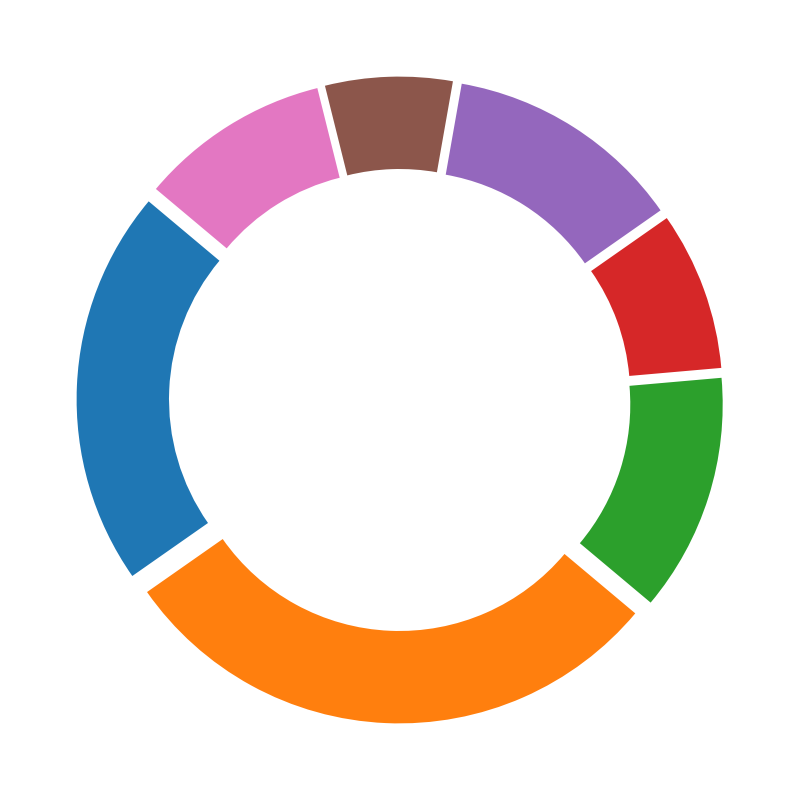

The script that drew this image:
import matplotlib.pyplot as plt
import numpy as np

# Original data series
percentages = [25, 35, 15, 10, 15]
# Add additional made-up data series
added_percentages = [8, 12]
# Overall percentages now become
percentages = percentages + added_percentages

# Original colors
colors = ['#1f77b4', '#ff7f0e', '#2ca02c', '#d62728', '#9467bd']
# Add colors for new segments
added_colors = ['#8c564b', '#e377c2']
# Overall color list
colors = colors + added_colors

fig, ax = plt.subplots(figsize=(8, 8), subplot_kw=dict(aspect="equal"))

# Note: updating explode to match the total number of wedges
wedges, _ = ax.pie(percentages, startangle=140, colors=colors, pctdistance=0.85,
                   wedgeprops=dict(width=0.3), explode=(0.05, 0.05, 0.05, 0.05, 0.05, 0.05, 0.05))

centre_circle = plt.Circle((0, 0), 0.70, fc='white')
fig.gca().add_artist(centre_circle)

plt.tight_layout()
plt.show()
